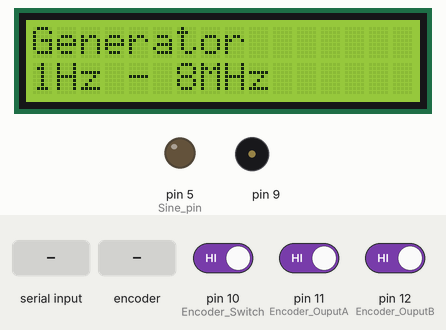
Bench run of a sketch on a simulated Arduino Uno, built with avr-gcc and run on an emulated ATmega328P. Shown: 16×2 character LCD, output pins drawn as LEDs (lit = HIGH), buzzer (waves = sounding). The test bench sets the inputs (shaded band); at power-on: pin 10 (Encoder_Switch) HIGH, pin 11 (Encoder_OuputA) HIGH, pin 12 (Encoder_OuputB) HIGH. Pins used as bus, display or sensor lines are not drawn; what the sketch prints to the serial monitor is not drawn.

Above: at 15.8 s.
15.9 s: "5\n" received over Serial
At 17.68 s:
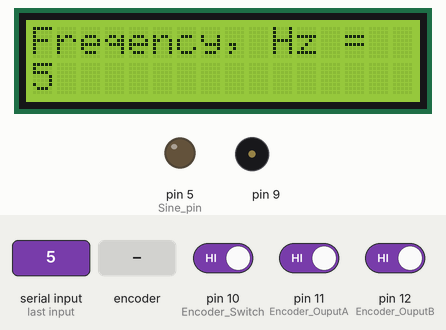
17.7 s: rotary encoder on pin 11 (Encoder_OuputA) / pin 12 (Encoder_OuputB) turned 1 step (first pin leading)
At 18.8 s:
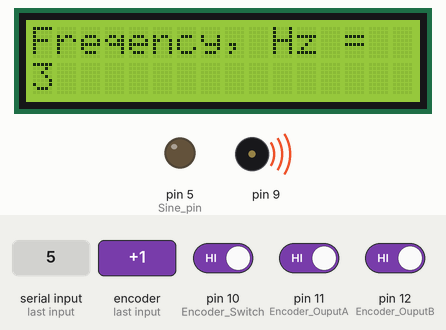
19.4 s: "90,45\n" received over Serial
At 20.4 s:
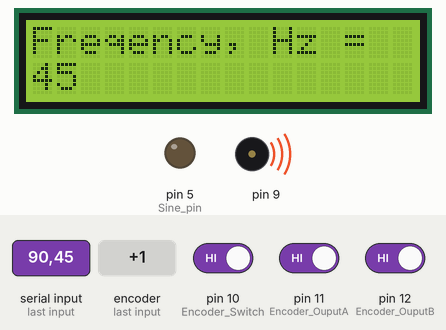
20.9 s: pin 10 (Encoder_Switch) driven LOW
22.4 s: rotary encoder on pin 11 (Encoder_OuputA) / pin 12 (Encoder_OuputB) turned 1 step (first pin leading)
At 23.0 s:
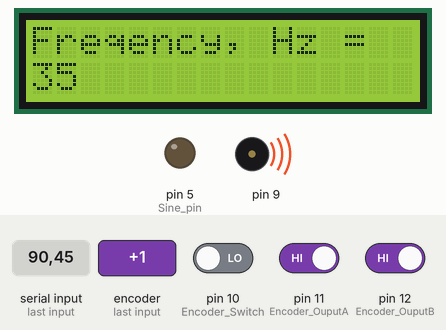
Timing chart, 0 to 25.1 s (numbered marks = the images above; inputs shaded):
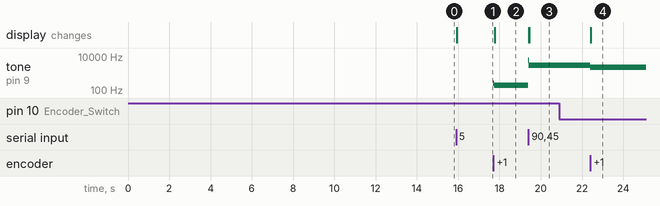

The sketch:

MySQR2.ino
```cpp
/*
21июл25
Подключил ЦАП MCP4725
Файл <MySQR2-2.ino>

20июл25
Подключил инкрементный энкодер WAVGAT:
нажатие увеличивает кратность шага регулировки частоты: 1-10-100-1000-1
(см. файл My2_Gen_MCP4725.ino)

29июн25
https://musbench.com/all/arduino-sqr-gen/
Точный генератор 1гц — 8 МГц на Arduino с управлением от компьютера
Управляется программой ArdSQrGen_CSharp.exe (см. в папке со скетчем)

см. также:
https://community.alexgyver.ru/threads/ochen-prostoj-generator-iz-arduiny.4268/
Очень простой генератор из ардуины
Генератор частоты от 1 Гц до 8 000 000 Гц. Вырабатывает однополярный меандр со
скважность 2.
<generator1-8.ino>

3июл25
В ИТОГЕ
Соединил два проекта:
https://microkontroller.ru/arduino-projects/generator-signalov-pryamougolnoj-i-sinusoidalnoj-formy-na-arduino/
https://circuitdigest.com/microcontroller-projects/arduino-waveform-generator
DIY Waveform Генератор с использованием Arduino
<Waveform_Generator.ino>
и
https://musbench.com/all/arduino-sqr-gen/
Точный генератор 1гц — 8 МГц на Arduino с управлением от компьютера
<generator1-8.ino>

Есть много идей, но НЕКОГДА.
В соответствии с этим обратить внимание на:
https://psseven.ru/2025/02/03/%D1%81%D0%BE%D0%B7%D0%B4%D0%B0%D0%BD%D0%B8%D0%B5-%D0%BF%D1%80%D0%BE%D1%81%D1%82%D0%BE%D0%B3%D0%BE-%D0%B3%D0%B5%D0%BD%D0%B5%D1%80%D0%B0%D1%82%D0%BE%D1%80%D0%B0-%D1%81%D0%B8%D0%B3%D0%BD%D0%B0%D0%BB/?ysclid=mciul1ek5i767162742
Создание простого генератора сигналов своими руками
!!!!!Создание простого генератора сигналов своими руками
<Gen_MCP4725.ino>

https://cxem.net/arduino/arduino62.php?ysclid=mchg3l1c4875939445
Генератор сигналов на Arduino
function_generator.ino>

 Итак
 <MySQR2.ino>

Схему подключения см. на рисунке
Использован Arduino Leonardo
Меандр и одновремённо стробирующий сигнал снимается с пина 9
Внешнее прерывание производится с пина 7, на который заведён стробирующий сигнал
С пина 5 снимается синусоидальный сигнал в виде ШИМ
Для выделения синусоиды из ШИМ к пину 5 подключается RC-фильтр:
C = 22 мкФ
R = подстроечный / переменный резистор 1 кОм (установил 70 Ом)

20июл25
Подключил:
ЖК-модуль IIC/I2C 1602 для arduino 1602 LCD UNO r3 mega2560 LCD 1602
*/
//#define Sine_pin 5

#include <Wire.h>
#include <LiquidCrystal_I2C.h> // Подключение библиотеки
LiquidCrystal_I2C lcd(0x27,16,2); // Указываем I2C адрес (наиболее распространенное
// значение), а также параметры экрана (в случае LCD 1602 - 2 строки по 16 символов
// в каждой
#include <Adafruit_MCP4725.h> // MCP4725 library from adafruit
Adafruit_MCP4725 dac;

static uint32_t UartFreq = 0; //Переменная для задания нужной частоты
uint32_t compare = OCR1A;  //OCR1A - Регистры сравнения A выхода таймера/счетчика1
uint16_t divider = 1;  //переменная коэфф. деления прескалера
byte Lshift[] = {3,3,2,2};
double angle = 0;
//const int signal_pin = 9;
const int Sine_pin = 5;
//const int Strob_pin = 7; //Контакт для подключения стробирующего сигнала (здесь
//от pin = 9)
double increment = 0.2;
float freqency = 0;
float freq_old = 0;		//Для регистрации изменения частоты

const int Encoder_OuputA  = 11;		//S1
const int Encoder_OuputB  = 12;		//S2
const int Encoder_Switch = 10;		//KEY
int Previous_Output;
int multiplier = 1;
unsigned long lastButtonPress = 0;    // Создаем переменную lastBut для устранения дребезга
unsigned long Pause = 0;

volatile bool intFlag = false;   // флаг: https://alexgyver.ru/lessons/interrupts/?ysclid=mdbe515w8a409736619

//=========================================================================
void setup()
{
  Serial.begin(115200);
//=======================================================================
//Вместо приветствия :)

  lcd.init();                      // Инициализация дисплея
  lcd.clear();
  lcd.backlight();                 // Подключение подсветки
  lcd.setCursor(0,0);              // Установка курсора в начало первой строки
  lcd.print("Generator");       // Набор текста на первой строке
  lcd.setCursor(0,1);              // Установка курсора в начало второй строки
  lcd.print("1Hz - 8MHz");       // Набор текста на второй строке

byte tries = 20;
delay(5000);
//Serial.println("Вставка для индикации названия скетча при запуске: <My_Scetch.ino>");
  Serial.println("Демонстрационный генератор на Arduino с управлением от ПК: <16_MySQR2-2.ino>");
  Serial.println("Состав: Arduino Leonardo, ЦАП MCP4725, ЖК-модуль IIC/I2C 1602, энкодер WAVGAT");
  while (--tries)
	{
		delay(500);               // Пауза 500 мс
        Serial.print(".");        // Печать "."
		Serial.print(tries);	  // Печать ожидания пуска программы
	}

 Serial.println();
 Serial.println("Введите значение частоты меандра числом в герцах");
 Serial.println("Значение синуса будет меньше в 16 раз");
 Serial.println("Или поворачивай ручку энкодера");
 Serial.println("Кратность шага поворота энкодера по кнопке: х1-х10-х100-х1000-х1");
 Serial.println(" =========================");
 Serial.println();
//=======================================================================

  dac.begin(0x60); // Default I2C Address of MCP4725 breakout board (sparkfun)

  Previous_Output = digitalRead(Encoder_OuputA);
  pinMode (9, OUTPUT); // выход генератора
  pinMode (5, OUTPUT); // выход ШИМ
  //Регистр управления А таймера/счетчика1
  TCCR1A=0;
  //Регистр управления B таймера/счетчика1
  TCCR1B=0;
  attachInterrupt(4,generateSignal,CHANGE); //Внешнее прерывание от сигнала, поступающего на pin = 7)
 //см. https://alexgyver.ru/lessons/interrupts/?ysclid=mcne1qxpy3966705587
 }

void loop()
{
  static uint32_t UartF = 0; //Переменная для задания нужной частоты

  if (intFlag)
  {
    intFlag = false;    // сбрасываем
    double sineValue = sin(angle);
    sineValue *= 255;
    int plot = map(sineValue, -255, +255, 0, 255);
   // Serial.println(plot);   //Для контроля

    dac.setVoltage(plot, false);

    analogWrite(Sine_pin,plot);	// Выход ШИМ
    angle += increment;
    if (angle > (2*PI))
       angle =0;
  }

  if (Serial.available() > 0)
  {
    UartF = Serial.parseInt(); //получаем значение частоты из сообщения UART

     if (UartF <= 0 || UartF > F_CPU/2) //Проверяем допустимый диапазон значений частоты
      return;
	 UartFreq = UartF;
	 F_Gen();
	 }

 if (freqency != freq_old)
	 LCD();

  /* Энкодер */

  if (digitalRead(Encoder_OuputA) != Previous_Output)
   {
     if (digitalRead(Encoder_OuputB) != Previous_Output)
     {
      // freqency = freqency + multiplier;
	   UartFreq = UartFreq + multiplier;
       Serial.print("UartFreq = ");
	   Serial.println(UartFreq);
     }
     else
     {
     //  freqency = freqency - multiplier;
	   UartFreq = UartFreq - multiplier;
       Serial.print("UartFreq = ");
	   Serial.println(UartFreq);
     }

	 F_Gen();
   }

      if (digitalRead(Encoder_Switch) == 0)	//ВНИМАНИЕ! Ввести задержку
	  // как в https://robotchip.ru/podklyuchenie-enkodera-ky-040-k-arduino/
   {
	     if (millis() - lastButtonPress > 50) // Если состояние LOW в течении 50 мкс, кнопка нажата
	{
      multiplier = multiplier * 10;
	  if (multiplier > 1000)
		  multiplier = 1;
	  Serial.print("multiplier = ");
	  Serial.println(multiplier);
    }
    lastButtonPress = millis();
  //  delay(1);                               // Пауза

  // Pause
  if (millis() - Pause > 500)
  {
	  if(digitalRead(Encoder_Switch) != 0)
	  {
		  Previous_Output = digitalRead(Encoder_OuputA);
		  Pause = millis();
	  }
  }
   }
   Previous_Output = digitalRead(Encoder_OuputA);
}

//====== ПОДПРОГРАММЫ ==============================================>>>
void generateSignal()
{
   intFlag = true;   // подняли флаг прерывания
}

void LCD()
{
	freq_old = freqency;
	lcd.clear();

	lcd.setCursor(0,0);       // Установка курсора в начало первой строки

  if(freqency < 1000)
 {
    lcd.print("Freqency, Hz =");  // Набор текста на первой строке
    lcd.setCursor(0,1);       // Установка курсора в начало второй строки
    lcd.print((uint32_t) freqency);
  }

  else
  {
    lcd.print("Freqency, kHz =");  // Набор текста на первой строке
    lcd.setCursor(0,1);       // Установка курсора в начало второй строки
    lcd.print( freqency / 1000);
  }
}

void F_Gen()
{
  //  if (UartFreq <= 0 || UartFreq > F_CPU/2) //Проверяем допустимый диапазон значений частоты
  //    return;

  Serial.print("UartFreq= ");
  Serial.println(UartFreq);

/*
F_CPU — макроопределение в программировании микроконтроллеров AVR, которое задаёт
тактовую частоту микроконтроллера в герцах. Например, в файле Makefile может быть
задано значение: F_CPU = 16000000UL — частота задана 16 МГц.
*/
    compare = (F_CPU / UartFreq /2 /divider); //вычисляем нужное значение OCR
    for (byte i = 0; i < 4; i++)
	{
      if (compare > 65536)
	  {
        divider <<= Lshift[i];
        compare = F_CPU / UartFreq /2 /divider;
	  }
      else
	  {
        TCCR1B = (i + 1) | ( 1 << WGM12 );
        break; }  // CTC режим работы таймера
      }
    OCR1A = compare-1;
    TCCR1A = 1 << COM1A0;

    freqency = F_CPU / 2 / (OCR1A + 1) / divider;
	Serial.print("Частота меандра (строба) = ");
    if (freqency < 1000)
	{
		Serial.print(freqency, 0);
		Serial.println(" Hz ");
	}
    if (freqency >= 1000)
		{
			Serial.print(freqency / 1000);
			Serial.println(" kHz");
		}
	Serial.println(" --------------------------------");

	Serial.print("Частота синуса = ");
		 if (freqency < 1000)
	{
		Serial.print(freqency/16, 0);
		Serial.println(" Hz ");
	}
    if (freqency >= 1000)
		{
			Serial.print(freqency/16000);
			Serial.println(" kHz");
		}
}
// <<<================================================ ПОДПРОГРАММЫ ===
```

Measured:
- after the input at 15.9 s, the display: changes at once (image 1)
- after the input at 17.7 s, tone on pin 9: silent → 256 Hz at once, → 192 Hz 0.05 s later; the display: changes after 0.08 s (image 2)
- after the input at 19.4 s, tone on pin 9: 192 Hz → 5764 Hz at once, → 2881 Hz 0.03 s later; the display: first changes at once (image 3 shows a later state)
- after the input at 20.9 s, every drawn part: stays the same
- after the input at 22.4 s, tone on pin 9: 2881 Hz → 2240 Hz at once; the display: changes at once (image 4)
